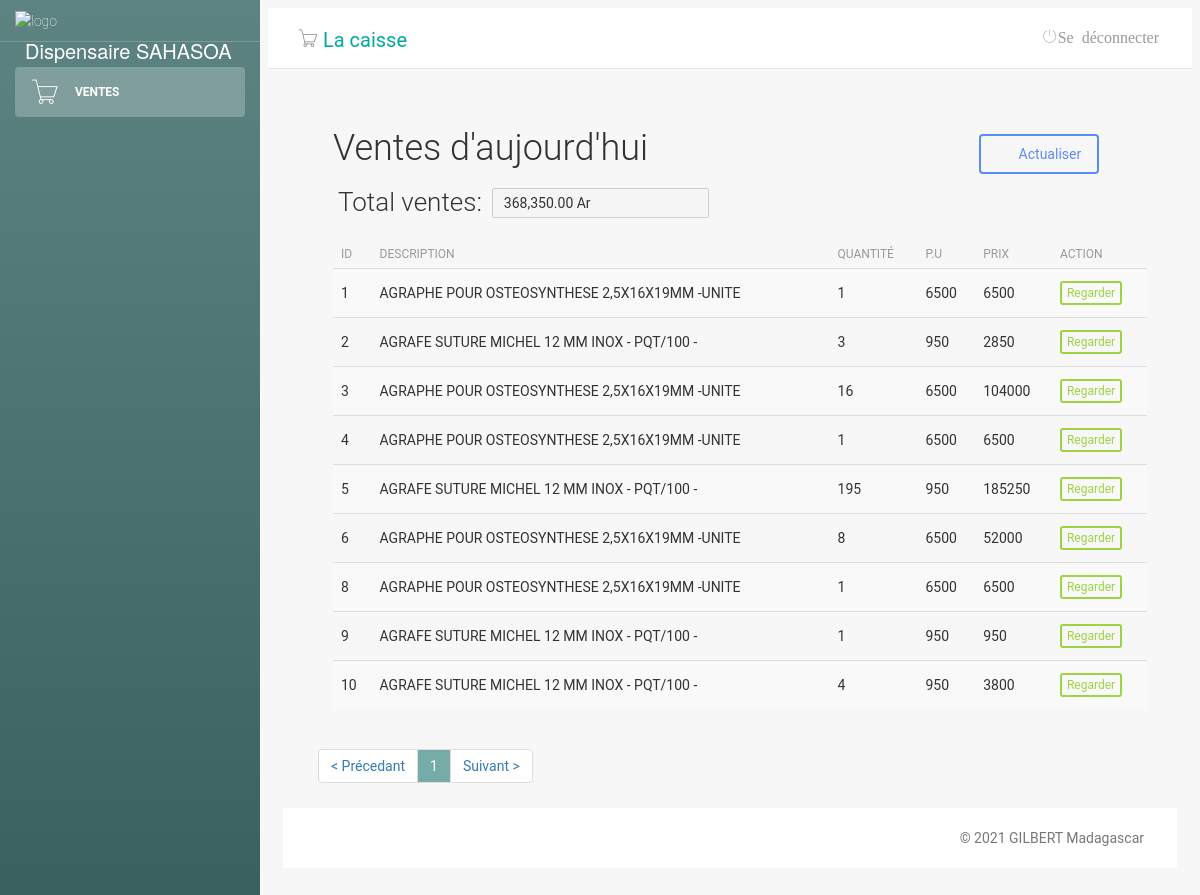
The page /sales.php on the database its author committed.
### tables this page shows
CREATE TABLE "tb_produit_vendu" (
	"id"	INTEGER,
	"numero"	int(11) NOT NULL,
	"codebare"	TEXT,
	"nom"	varchar(255),
	"quant"	int(11),
	"valeur"	NUMERIC,
	"date"	date,
	"benefice"	NUMERIC,
	PRIMARY KEY("id" AUTOINCREMENT)
);

### sales.php (the view, shortened to what this page needs)
<?php
include('classes/Mysql.php');
?>
<!doctype html>
<html lang="pt-br">
<head>
    <link href="css/bootstrap.min.css" rel="stylesheet" />
    <link href="css/animate.min.css" rel="stylesheet" />
    <link href="css/light-bootstrap-dashboard.css?v=1.4.0" rel="stylesheet" />
    <link href="css/demo.css" rel="stylesheet" />
    <link href="css/style.css" rel="stylesheet">
    <link href="css/font-awesome.min.css" rel="stylesheet">
    <link href='css/css' rel='stylesheet' type='text/css'>
    <link href="css/pe-icon-7-stroke.css" rel="stylesheet" />
</head>
<body>
    <div class="wrapper">
        <div class="sidebar" data-image="img/aa.jpg" style="background-color: #00ffee;">
            <div class="sidebar-wrapper">
                <div class="logo">
                    <img src="img/farmacia-logo.png" alt="logo" width="60px">
                    <p>Dispensaire SAHASOA</p>
                </div>
                <ul class="nav">
                    <li <?php if (!isset($_GET['pg'])) {
                            print 'class="active"';
                        } ?>>
                        <a href="#">
                            <i class="pe-7s-cart"></i>
                            <p>Ventes</p>
                        </a>
                    </li>
                </ul>
            </div>
        </div>
        <div class="main-panel">
            <nav class="navbar navbar-default navbar-fixed">
                <div class="container-fluid">
                    <div class="navbar-header">
                        <div class="navbar-brand"> <i class="pe-7s-cart"></i> <a href="caisse/index.php" style="color: #00a99d;text-decoration: none;">La caisse</a></div>
                    </div>
                    <div class="collapse navbar-collapse">
                        <ul class="nav navbar-nav navbar-right">
                            <li>
                                <a href="logout.php">
                                    <i class="pe-7s-power">Se déconnecter</i>
                                </a>
                            </li>
                        </ul>
                    </div>
                </div>
            </nav>
            <div class="content">
                <div class="container-fluid">
                    <div class="row">
                        <?php
                        $date = date('m/d/y');
                        $numRows = 0;
                        $itemsPerPage = 50;
                        $totalItemReq = $db->query("SELECT id FROM tb_produit_vendu WHERE date = '$date'");
                        while ($row = $totalItemReq->fetch(SQLITE3_ASSOC)) {
                            ++$numRows;
                        }
                        $totalItem = $numRows;
                        $totalPages = ceil($totalItem / $itemsPerPage) + 1;
                        if (isset($_GET['page']) and !empty($_GET['page']) and $_GET['page'] > 0 and $_GET['page'] <= $totalItem) {
                            $_GET['page'] = intval($_GET['page']);
                            $currentPage = $_GET['page'];
                        } else {
                            $currentPage = 1;
                        }
                        $begin = ($currentPage - 1) * $itemsPerPage;
                        $sql = $db->prepare("SELECT * FROM `tb_produit_vendu` WHERE date = '$date'");
                        $sql->execute();
                        $totals = $sql->fetchAll();
                        $total = 0;
                        $totalQuant = array_column($totals, 'quant');
                        $totalnbr = count(array_column($totals, 'quant'));
                        $totalPrice = array_column($totals, 'valeur');
                        for ($i=0; $i < $totalnbr; $i++) {
                            $total2 = intval($totalQuant[$i]) * intval($totalPrice[$i]);
                            $total = $total + $total2;
                        }
                        $sql = $db->prepare("SELECT * FROM `tb_produit_vendu` WHERE date = '$date' LIMIT $begin,$itemsPerPage");
                        $sql->execute();
                        $produtos = $sql->fetchAll();
                        ?>
                        <div class="lista-cliente">
                            <div id="top" class="row">
                                <div class="col-sm-7">
                                    <h2>Ventes d'aujourd'hui</h2>
                                </div>
                               <a class="btn btn-primary" href="sales.php" style="margin-top: 35px; margin-left:20%;"><i class="fa fa-refresh"></i> Actualiser</a>
                                <table style="position: absolute; margin-left:20px;">
                                    <td><h4 id="total1">Total ventes:</h4> </td>
                                    <td><input type="text" name="total" value="<?=number_format($total, 2).' Ar';?>" disabled id="total"></td>
                                </table>
                            </div>
                            <div id="list" class="row">
                                <div class="table-responsive col-md-12">
                                    <table class="table table-striped" cellspacing="0" cellpadding="0">
                                        <thead>
                                            <tr>
                                                <th>ID</th>
                                                <th>Description</th>
                                                <th>Quantité</th>
                                                <th>p.u</th>
                                                <th>prix</th>
                                                <th class="actions">Action</th>
                                            </tr>
                                        </thead>
                                        <tbody>
                                            <tr>
                                                <?php foreach ($produtos as $value) : ?>
                                                    <td><?php echo $value['id'] ?></td>
                                                    <td><?php echo $value['nom'] ?></td>
                                                    <td><?php echo $value['quant'] ?></td>
                                                    <td><?php echo $value['valeur'] ?></td>
                                                    <td><?php echo ($value['valeur']*$value['quant']) ?></td>
                                                    <td class="actions">
                                                        <a class="btn btn-success btn-xs" href="?pg=visualizar-produto&id=<?php echo $value['id']; ?>">Regarder</a>
                                                    </td>
                                            </tr>
                                        <?php
                                                endforeach;
                                        ?>
                                        </tbody>
                                    </table>
                                </div>
                                <div id="bottom" class="row">
                                    <div class="col-md-12">
                                        <ul class="pagination">
                                            <?php if ($currentPage != 1) {
                                                $prev = $currentPage - 1;
                                                echo '<li class="prev"><a href="?pg=produtos&page=' . ($prev) . '" rel="next">&lt; Précedant</a></li>';
                                            } else {
                                                echo '<li><a href="#">&lt; Précedant</a></li>';
                                            }
                                            ?>
                                            <?php for ($i = 1; $i < $totalPages; $i++) {
                                                if ($i == $currentPage) {
                                                    echo '<li><a  style="background-color: #75aca8; color:white;" href="#">' . $i . '</a></li>';
                                                } else {
                                                    echo '<li><a href="?pg=produtos&page=' . $i . '">' . $i . '</a></li>';
                                                }
                                            } ?>
                                            <?php if ($currentPage < ($totalPages - 1)) {
                                                echo '<li class="next"><a href="?pg=produtos&page=' . (++$currentPage) . '" rel="next">Suivant &gt;</a></li>';
                                            } else {
                                                echo '<li class="next"><a href="#" rel="next">Suivant &gt;</a></li>';
                                            }
                                            ?>
                                        </ul>
                                    </div>
                                </div>
                            </div>
                        </div>
                    </div>
                </div>
                <footer class="footer">
                    <div class="container-fluid">
                        <p class="copyright pull-right">
                            &copy;
                            GILBERT Madagascar
                        </p>
                    </div>
                </footer>
            </div>
        </div>
</body>
</html>

### css/style.css (style rules this page uses)
.lista-cliente { margin-left: 50px; }
#list { height: 400px; }
.lista-cliente h4 { font-size: 26px; padding-right: 10px; }

### sales.php (style rules this page uses)
#total { height: 30px; padding: 10px; }
#total1 { margin-top: 13px; }
#list { margin-top: 50px; }

### rows shown on the page
tb_produit_vendu: id "1", nom "AGRAPHE POUR OSTEOSYNTHESE 2,5X16X19MM -UNITE", quant "1", valeur "6500", $value['valeur']*$value['quant'] "6500"
tb_produit_vendu: id "2", nom "AGRAFE SUTURE MICHEL 12 MM INOX - PQT/100 -", quant "3", valeur "950", $value['valeur']*$value['quant'] "2850"
tb_produit_vendu: id "3", nom "AGRAPHE POUR OSTEOSYNTHESE 2,5X16X19MM -UNITE", quant "16", valeur "6500", $value['valeur']*$value['quant'] "104000"
tb_produit_vendu: id "4", nom "AGRAPHE POUR OSTEOSYNTHESE 2,5X16X19MM -UNITE", quant "1", valeur "6500", $value['valeur']*$value['quant'] "6500"
tb_produit_vendu: id "5", nom "AGRAFE SUTURE MICHEL 12 MM INOX - PQT/100 -", quant "195", valeur "950", $value['valeur']*$value['quant'] "185250"
tb_produit_vendu: id "6", nom "AGRAPHE POUR OSTEOSYNTHESE 2,5X16X19MM -UNITE", quant "8", valeur "6500", $value['valeur']*$value['quant'] "52000"
tb_produit_vendu: id "8", nom "AGRAPHE POUR OSTEOSYNTHESE 2,5X16X19MM -UNITE", quant "1", valeur "6500", $value['valeur']*$value['quant'] "6500"
tb_produit_vendu: id "9", nom "AGRAFE SUTURE MICHEL 12 MM INOX - PQT/100 -", quant "1", valeur "950", $value['valeur']*$value['quant'] "950"
tb_produit_vendu: id "10", nom "AGRAFE SUTURE MICHEL 12 MM INOX - PQT/100 -", quant "4", valeur "950", $value['valeur']*$value['quant'] "3800"
